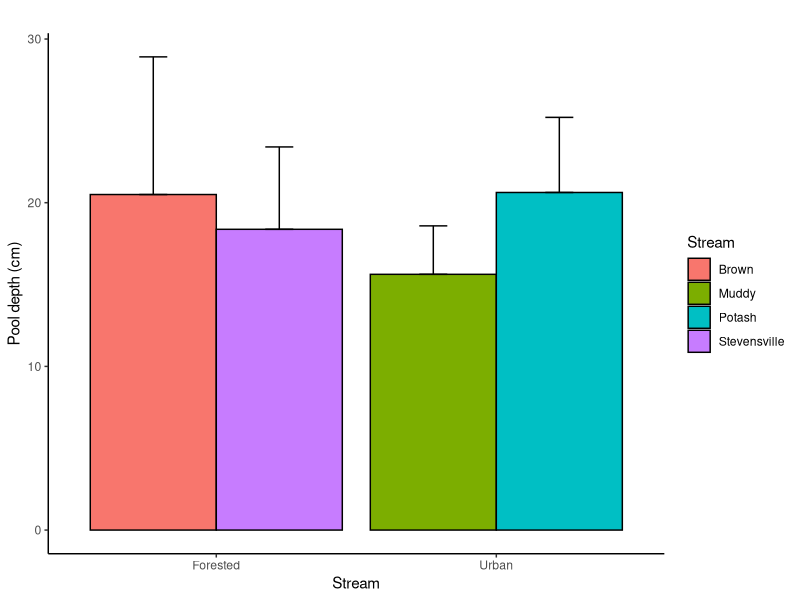

Source code (R):


library(readxl)
library(dplyr)
library(ggplot2)


data <- read_excel('Sum_Stream_Data.xlsx', sheet = 'Depth')
head(data,6)




# Summarize by stream and Pack
depth_new <- data %>%
  group_by(Stream) %>%
  summarise(Mean_depth = mean(Depth),
            SD_depth = sd(Depth))

depth_new

# Create a new column for grouping
depth_new$Group <- ifelse(depth_new$Stream %in% 
                                 c("Brown", "Stevensville"), "Forested", "Urban")                         


ggplot(depth_new, aes(x = Group, y = Mean_depth, fill = Stream)) +
  geom_bar(stat = "identity", position = "dodge", color = "black") +
  geom_errorbar(aes(ymin = Mean_depth, ymax = Mean_depth + SD_depth),
                position = position_dodge(0.9), width = 0.2) +
  labs(title = "",
       x = "Stream",
       y = "Pool depth (cm)") +
  theme_classic() 


# ANOVA -------------------------------------------------------------------

mod1 <- aov(Depth~ Stream * landuse, data=data)
summary(mod1)
print(mod1)
